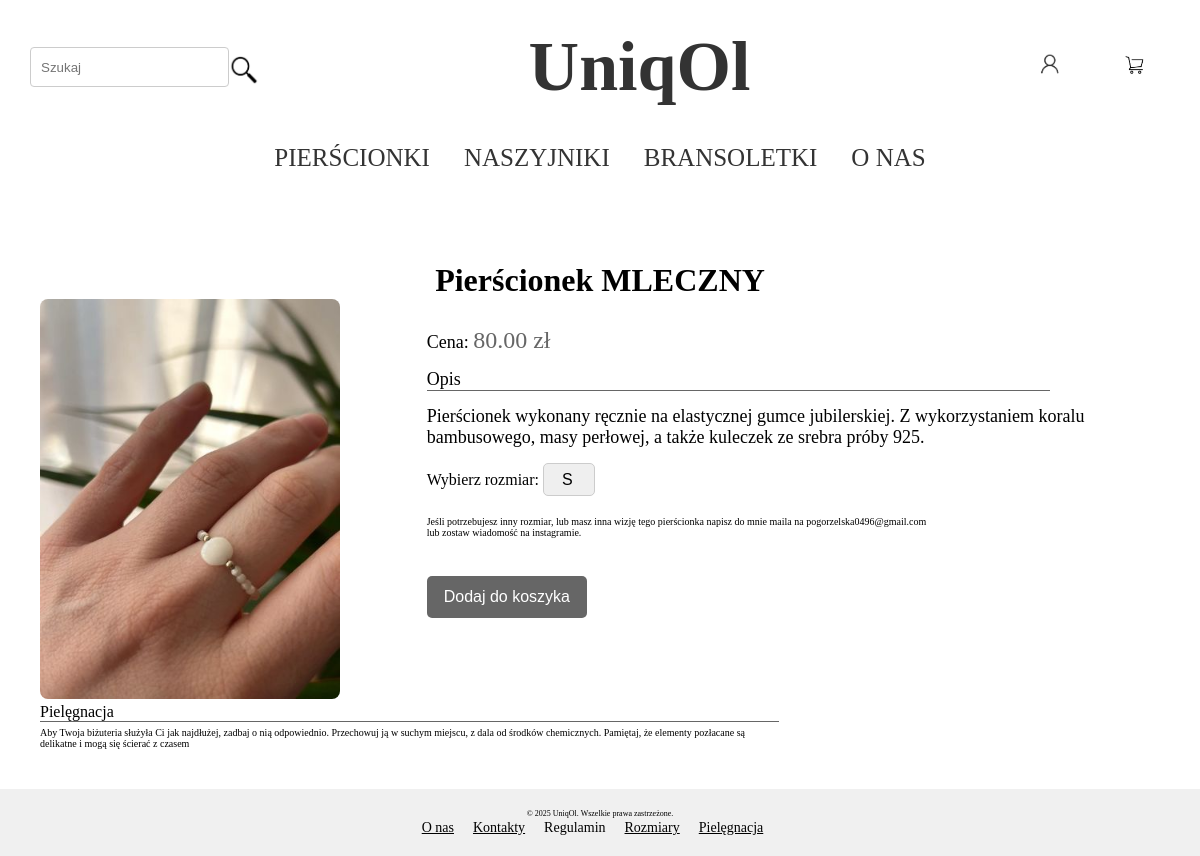
/product/1/, run on an earlier commit of the app's database.
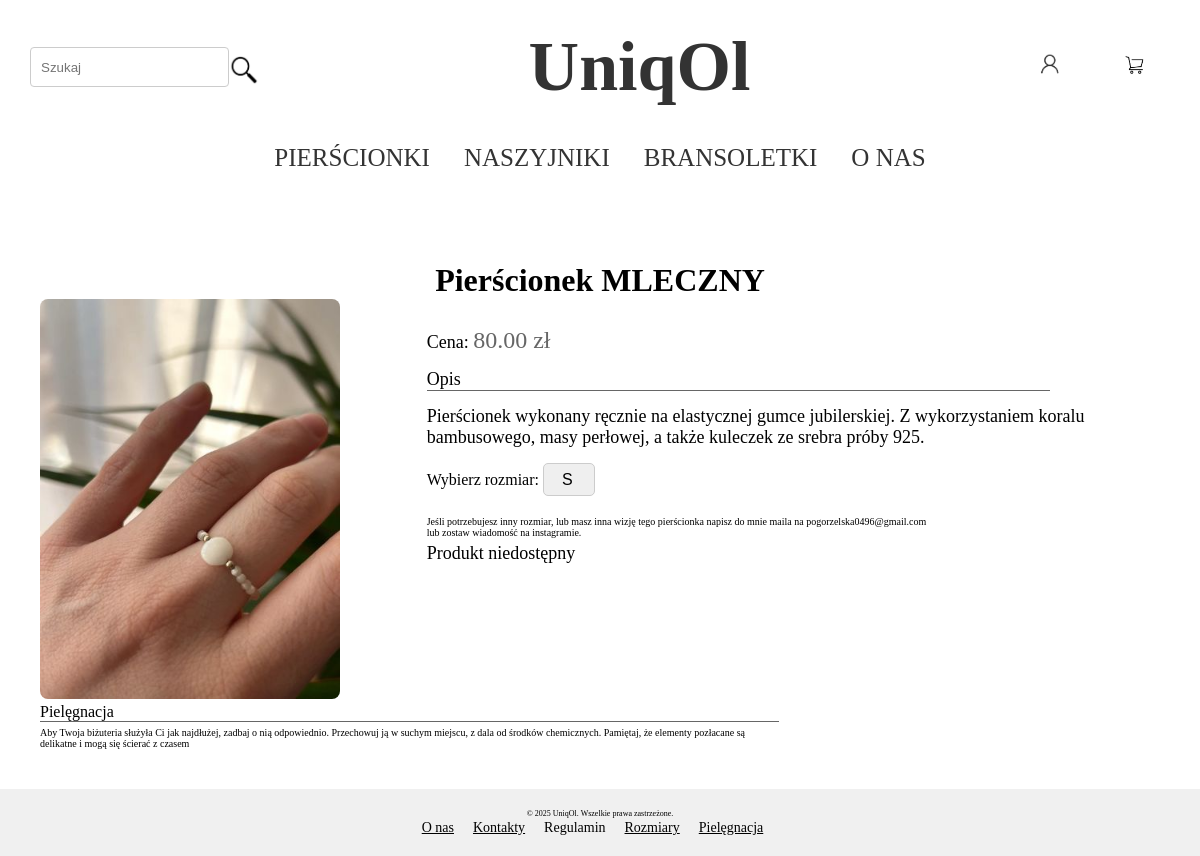
And on a later commit of the database.
### shop/views.py (the view)
# urls.py: path('product/<int:pk>/', views.ProductView.as_view(), name='product_details'),
class ProductView(DetailView):
    model = Product
    template_name = 'shop/product_detail.html'
    def get_context_data(self, **kwargs):
        context = super().get_context_data(**kwargs)
        categories = Category.objects.all()
        if self.request.user.is_authenticated:
            cart = Cart.objects.filter(user=self.request.user).first()
        else:
            cart = None  # lub: cart = Cart.objects.none()
        context['images'] = ProductImages.objects.filter(product=self.object)
        context['SIZE'] = SIZE
        context['categories'] = categories
        context['banner_hide'] = True
        return context

### shop/templates/shop/product_detail.html (shortened to what this page needs)
{%  extends 'shop/base.html' %}
{% block content %}
    <div class="product-detail-container">
        <h1 class="product-name">{{product.name}}</h1>
        <div class="product-info">
            <div class="product-images">
            {% for image in images %}
                <img src="{{ image.image.url }}" alt="{{ product.name }}"/>
            {% endfor %}
            </div>
            <div class="product-description">
                <br>
                <p><span class="price-label">Cena:</span> <span class="product-price">{{ product.price }} zł</span></p>
                <p class="border-under1">Opis </p>
                <p>{{product.description}}</p>
                <form method="post" action="{% url 'add_to_cart' product.pk %}">
                    {% if product.category.name == "PIERŚCIONKI" %}
                        <label for="size">Wybierz rozmiar:</label>
                        <select name="size" id="size" required>
                            {% for size in SIZE %}
                                <option value="{{ size.0 }}">{{ size.1 }}</option>
                            {% endfor %}
                        </select>
                        <p class="note"> Jeśli potrzebujesz inny rozmiar, lub masz inna wizję tego pierścionka napisz do mnie maila na pogorzelska0496@gmail.com <br> lub zostaw wiadomość na instagramie.</p>
                    {% endif %}
                    {% if product.stock == 0 %}
                         <p>Produkt niedostępny</p>
                    {% else %}
                    <br>
                        <button type="submit">Dodaj do koszyka</button>
                    {% endif %}
                </form>
            </div>
        </div>
        <p class="border-under2">Pielęgnacja</p>
        <p class="note-2">Aby Twoja biżuteria służyła Ci jak najdłużej, zadbaj o nią odpowiednio. Przechowuj ją w suchym miejscu, z dala od środków chemicznych.
        Pamiętaj, że elementy pozłacane są delikatne i mogą się ścierać z czasem </p>
    </div>
{% endblock %}

What changed in the data, as far as the page shows it:
changed Product "Pierścionek MLECZNY": stock 2 → 0 (drawn)
Also different on the page:
text no longer shown: "Dodaj do koszyka"
text now shown: "Produkt niedostępny"
